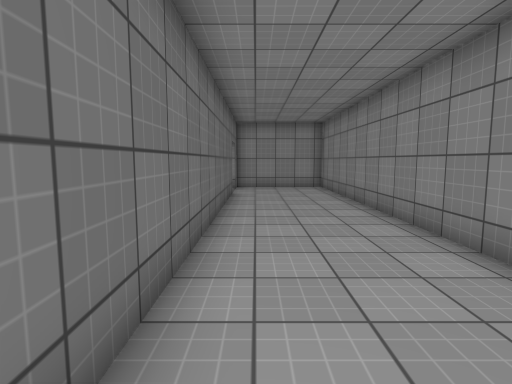
view 1 (above)

20 first-person views from a walk through a Unity game level. The camera is 1.4 m above the floor, tilts 6° down and sees 80° across. The floor is counted in squares, 1 m on a side. Each view is taken from the middle of a square. On the plan, view 1 faces up. The plan holds only what a view shows up to about 14 squares ahead; the rest is blank. The place goes on beyond the plan. The player is left out. Surface patterns are stand-ins for the level's own textures.

view 2
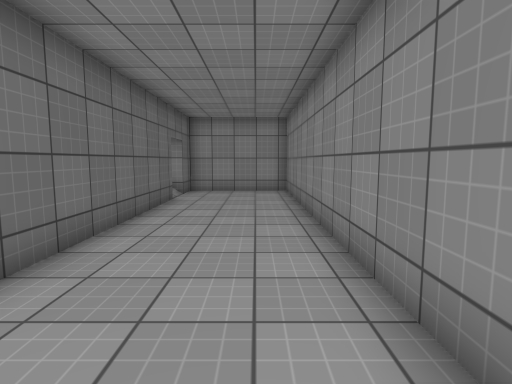

view 3
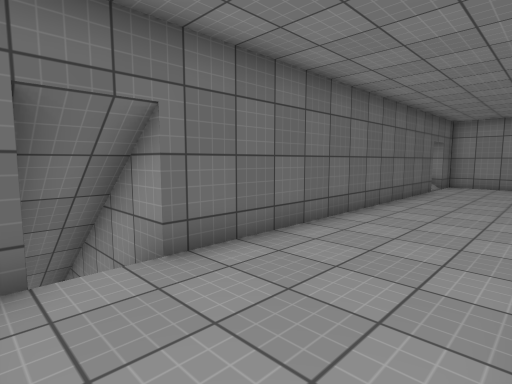

view 4
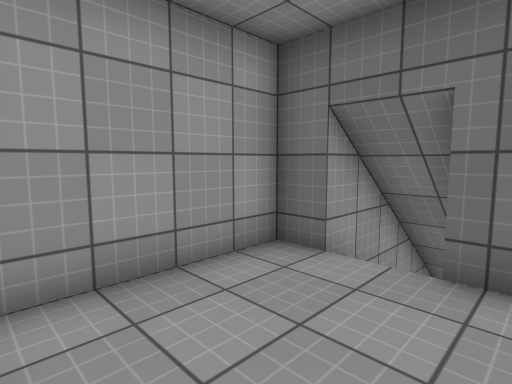

view 5
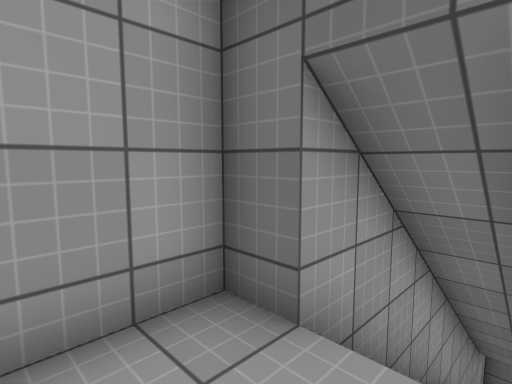

view 6
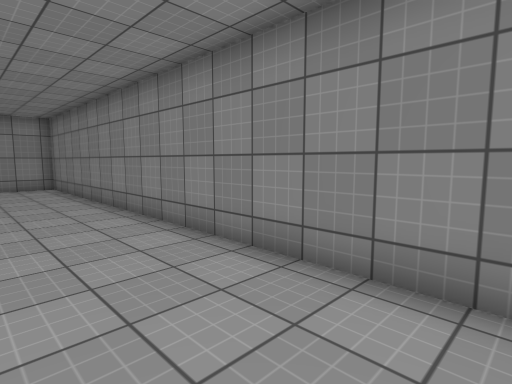

view 7
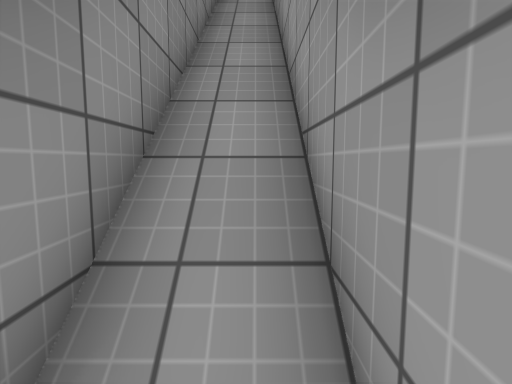

view 8
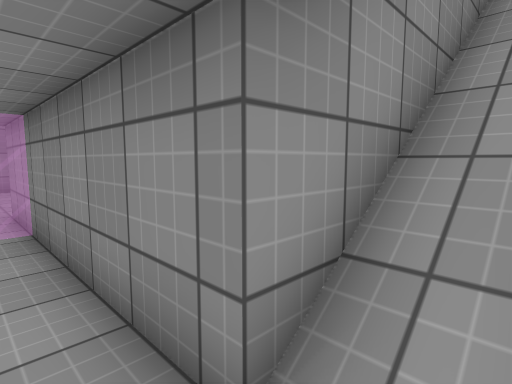

view 9
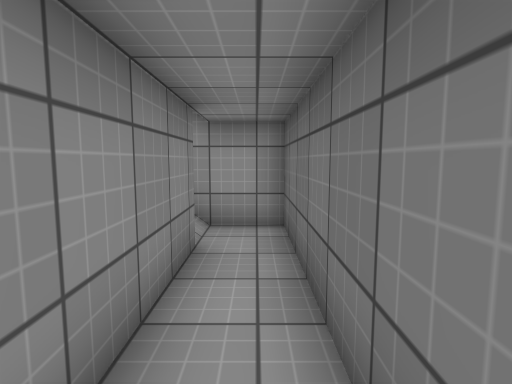

view 10
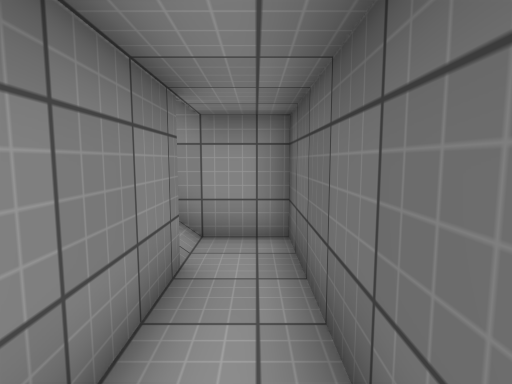

view 11
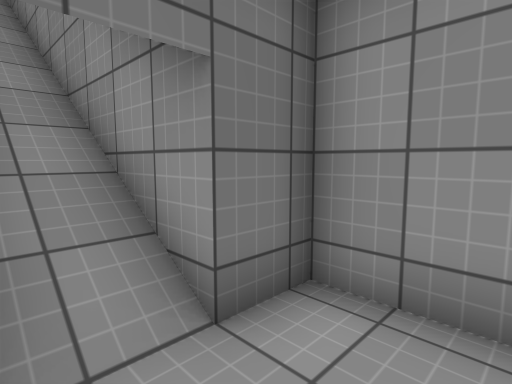

view 12
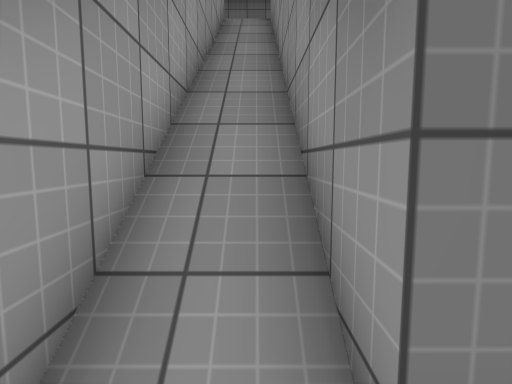

view 13
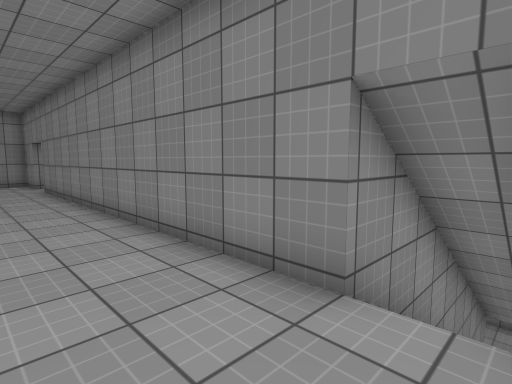

view 14
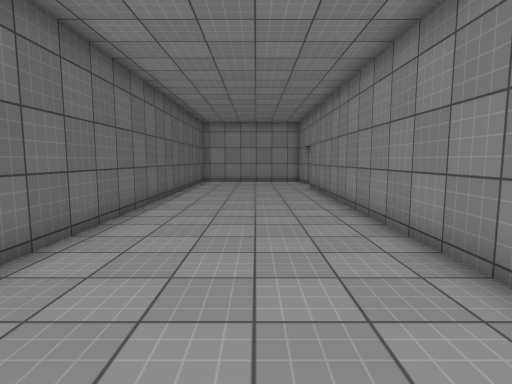

view 15
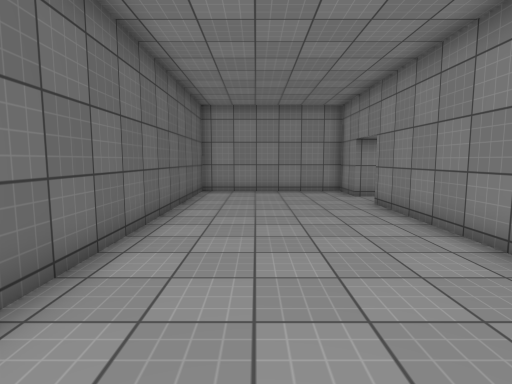

view 16
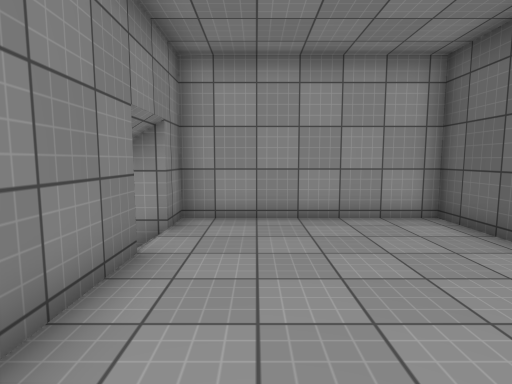

view 17
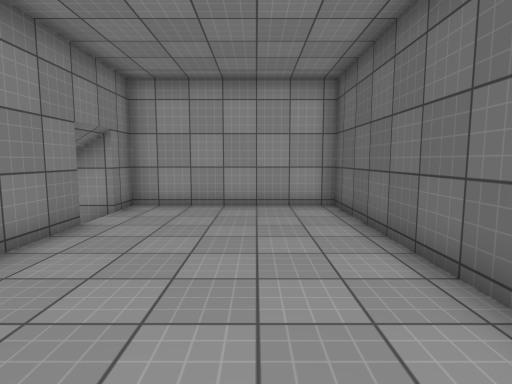

view 18
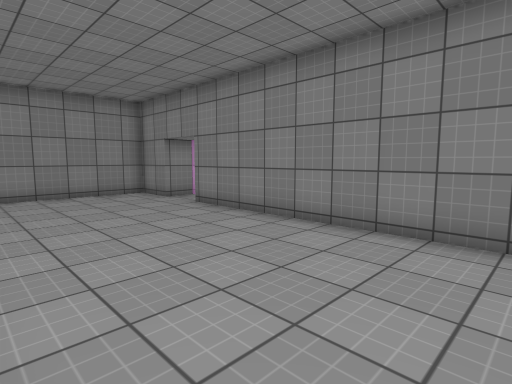

view 19
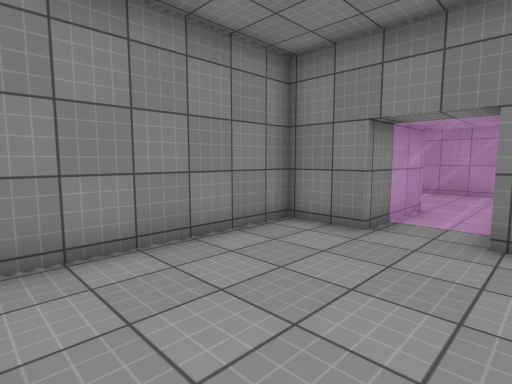

view 20
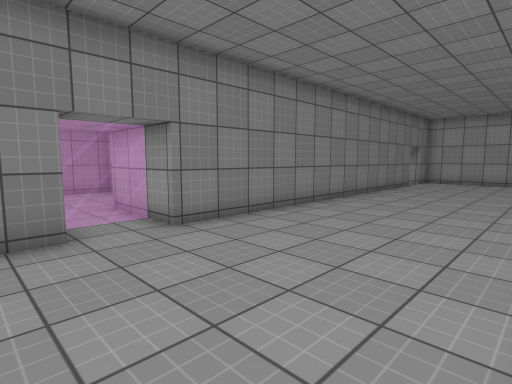

### Floor plan
Key: @ floor where view 1 was taken; # wall or solid block; . main floor; - floor 6.25 m lower than the main floor; _ floor 13.5 m lower than the main floor; / step, stairs or slope; = window, fence, low wall or low ledge; v drop or lower ground.
Columns run from 18 left of view 1 to 4 right of it. Each row starts with its distance up from view 1.
 33 ########
 32 #......#      .#
 31 #......#==#....#
 30 #.......==.....#
 29 #.......==#....#
 28 #......#   ....#
 27 #......#       #
 26 #......#
 25 #......#
 24 #......#
 23 #......#
 22 #......#
 21 #......#
 20 #......#
 19 #......#
 18 #......#
 17 #......#
 16 #......#         ######
 15 #......###########----#
 14 #......///////////----#
 13 #......v##########----#
 12 #......#         #----#
 11  ######v         #----#
 10        v         #----#
  9        v         #----#
  8        #         #----#
  7        =         #----#
  6        =         #----#
  5       _#         #----#
  4      #_#         #----#
  3      #_#         #----#
  2      #_#         #----#
  1      #_#         #----#
  0      #_###########@---#
 -1      #_///////////----#
 -2      #############----
 -3                  #####

Where each view was taken, in squares from view 1:
view 1: 0 up, 0 right, facing up
view 2: 2 up, 2 right, facing up
view 3: 2 down, 3 right, facing up-left
view 4: 1 up, 3 right, facing down-left
view 5: 0 up, 1 right, facing down-left
view 6: 1 down, 0 right, facing up-right
view 7: 1 down, 12 left, facing right
view 8: 1 down, 12 left, facing up-right
view 9: 5 up, 12 left, facing down
view 10: 4 up, 12 left, facing down
view 11: 13 up, 1 right, facing up-left
view 12: 14 up, 0 right, facing left
view 13: 13 up, 14 left, facing up-right
view 14: 13 up, 14 left, facing up
view 15: 19 up, 15 left, facing up
view 16: 19 up, 13 left, facing down
view 17: 21 up, 15 left, facing down
view 18: 20 up, 17 left, facing up-right
view 19: 28 up, 17 left, facing up-right
view 20: 32 up, 17 left, facing down-right
